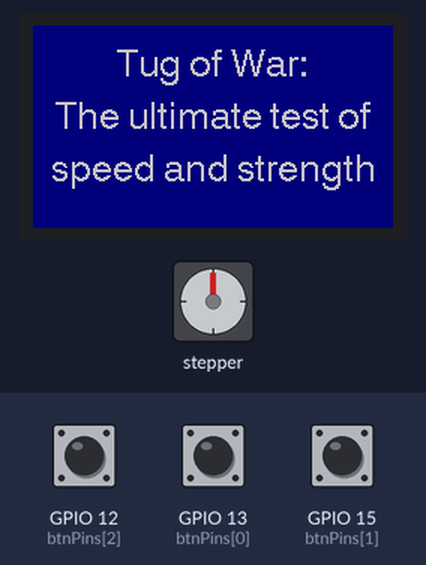
Recording of a program running on a simulated ESP32. Shown: stepper motor, 240×135 colour display. Wiring (inferred from the names in the program): stepper motor (2048 steps per turn assumed): coils GPIO 27, GPIO 26, GPIO 25, GPIO 33. Inputs (shaded band) come from the test bench; at power-on: GPIO 13 (btnPins[0]) HIGH, GPIO 15 (btnPins[1]) HIGH, GPIO 12 (btnPins[2]) HIGH. The local clock reads 2024-03-15 10:24:30 at power-on unless the program sets it; random numbers use the default seed unless the program sets one.

Above: at 0.4 s.
At 17.7 s:
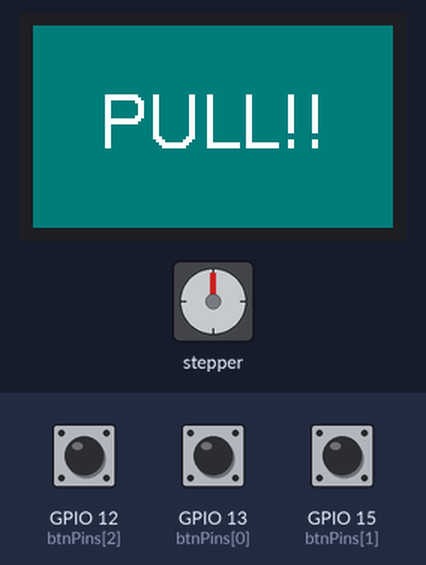
17.8 s: GPIO 13 (btnPins[0]) pulled LOW for 0.15 s
At 18.28 s:
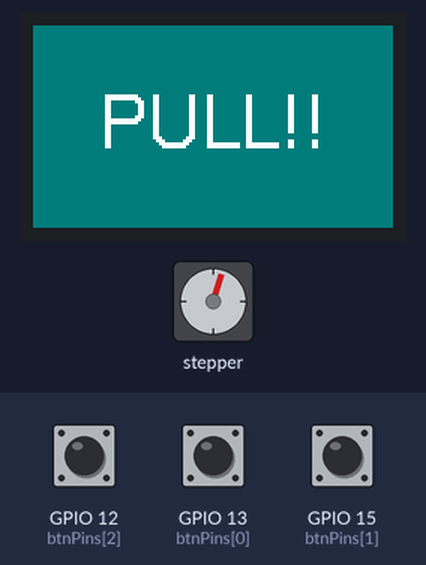
18.5 s: GPIO 15 (btnPins[1]) pulled LOW for 0.15 s
At 28.0 s:
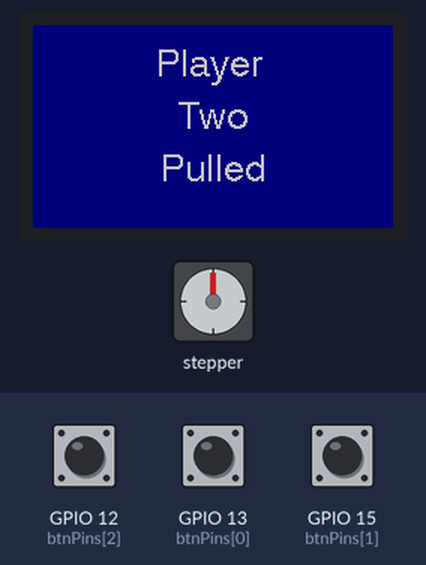
Timing chart, 0 to 29.5 s (numbered marks = the images above; inputs shaded):
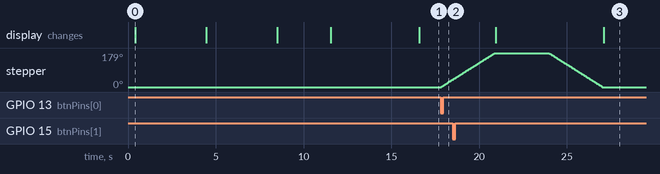

The program:

main.cpp
```cpp
// #include <Arduino.h>
#include <TFT_eSPI.h> // Graphics and font library
#include <SPI.h>

#include <cstdlib>
#include <cstdio>
#include <iostream>
#include <string>
#include <sstream>


TFT_eSPI tft = TFT_eSPI();  // Invoke library, pins defined in User_Setup.h

/* pin information */
int motorPorts[] = {27, 26, 25, 33};
int btnPins[] = {13, 15, 12}; //p1,p2, reset
/* pin information end */

/* player variables */
volatile bool btnpressed = false;
volatile bool btn1press,  btn2press, resetbtn;
bool won;
int player;
/* player variables end */

/* motor variables */
int steps; // Used to set HOME position + == CW - == CCW
// bool dirUser;

/* motor variables end*/

//declare reset function at address 0
void(* resetFunc) (void) = 0;

/* player/button functions*/

/*
 * checks whether button IS pressed and was released from previous
 * compares the time for each button to see which was pressed first
 */
void IRAM_ATTR playerOne()
{
	btn1press = true;
}

void IRAM_ATTR playerTwo()
{
	btn2press = true;
}

void IRAM_ATTR resetBtn()
{
	resetbtn = true;
}

/* motor functions */

/*
 * true = cw
 * false = ccw
 */
void moveOneStep(bool dir) {
	// Define a variable, use four low bit to indicate the state of port
	static byte out = 0x01;
	// Decide the shift direction according to the rotation direction
	if (dir) { // ring shift clock-wise
		out != 0x08 ? out = out << 1 : out = 0x01;
	}
	else { // ring shift counterclock-wise
		out != 0x01 ? out = out >> 1 : out = 0x08;
	}
	// Output singal to each port
	for (int i = 0; i < 4; i++) {
		digitalWrite(motorPorts[i], (out & (0x01 << i)) ? HIGH : LOW);
	}
}

void moveSteps(bool dir, int steps, byte ms) {
	for (unsigned long i = 0; i < steps; i++) {
		moveOneStep(dir); // Rotate a step
		delay(constrain(ms,3,20)); // Control the speed
	}
}

/* reset motor to starting location */
void resetMotor(){
	bool direction = steps>0?true:false;
	moveSteps(direction, abs(steps), 20);
}

/* display functions */
void textSetup(){
	tft.init();
	tft.setRotation(1);
	tft.resetViewport();
	tft.invertDisplay(true);
	tft.fillScreen(TFT_BLACK);
	tft.setTextColor(TFT_CYAN, TFT_BLACK);
	tft.setTextFont(4);
	tft.setCursor(4, 4);
	tft.setTextWrap(true); // Wrap on width
}

/*
 * NOTE: if you try to find size of the string here it will fail for some reason
 * TODO: add smthn to justify vertically
 */
void showmsg(const char * msg[], int size, int fsize, int col)
{
	int32_t x = 120;
	int32_t y = 15;
	tft.setTextSize(fsize);
	tft.setTextDatum(TC_DATUM);
	tft.fillScreen(col);
	tft.setTextColor(TFT_SILVER, col);

	for (int i = 0; i<size; i++){
		tft.drawString(msg[i], x, y);
		y+=35;
	}
}

void showLone(const char * msg, int col){
	int32_t x = 120;
	int32_t y = 70;
	tft.setTextSize(2);
	tft.setTextDatum(CC_DATUM);
	tft.fillScreen(col);
	tft.setTextColor(TFT_WHITE, col);

	tft.drawString(msg, x, y);
}

void startMessage(){
	const char * msg[3] ={"Tug of War:","The ultimate test of","speed and strength"};
	showmsg(msg, 3, 1, TFT_NAVY);
	delay(4000);

	const char * msg2 [3]= {
		"But strength and","speed isn't all.","Timing is key."};
	showmsg(msg2, 3, 1, TFT_NAVY);
	delay(4000);

	const char * msg3 [2]= {
		"Press your button","to pull the rope"};
	showmsg(msg3, 2, 1, TFT_NAVY);
	delay(3000);

	showLone("Get ready!", TFT_MAROON);
	delay(3000);
}

/* setup and loop*/
void setup()
{

	Serial.begin(115200);
	// set motor pins to output
	for (int i = 0; i < 4; i++)
	{
		pinMode(motorPorts[i], OUTPUT);
	}


	tft.begin();
	textSetup();
	delay(5);
	startMessage();

	srand((unsigned) time(NULL));

	delay(2000);

	// set btn pins to input w/ internal resistors
	//plyr1
	pinMode(btnPins[0], INPUT_PULLUP);
	attachInterrupt(digitalPinToInterrupt(btnPins[0]), playerOne, HIGH);

	//plyr2
	pinMode(btnPins[1], INPUT_PULLUP);
	attachInterrupt(digitalPinToInterrupt(btnPins[1]), playerTwo, HIGH);

	//resetbutton
	pinMode(btnPins[2], INPUT_PULLUP);
	attachInterrupt(digitalPinToInterrupt(btnPins[2]), resetBtn, HIGH);


	showLone("PULL!!", TFT_DARKCYAN);
}

/*TODO: need to determine rotation amounts for string

 * "The rotor (or output shaft) of the stepper motor is connected to a speed
 * reduction set of gears and the reduction ratio is 1:64."- txtbk p. 214
 * 4^3 = 64
 */


bool pull(const char * strp, int plyr, bool won){
	delay(10);
	bool direction = plyr>0?true:false;

	moveSteps(direction, 32*32, 3);
	steps += plyr*32*32;
	const char  * msg [3] = {"Player ", strp, "Pulled"};
	showmsg(msg, 3,  1, TFT_NAVY);
	delay(3000);
	noInterrupts();

	if (abs(steps) == 32*32){
		won = true;
	}
	if (won == false){
		showLone("...wait", TFT_MAROON);
		delay(rand()%10*1000);
		showLone("PULL!!", TFT_DARKCYAN);
	}
	interrupts();
	return won;
}

void loop()
{
	if (won == false){

		const char * pstr;
		if(btn1press== true){
			noInterrupts();
			btn1press =  false;
			btn2press = false;
			interrupts();
			player = 1;
			pstr = "One";
			won = pull(pstr, player, won);
		}
		if(btn2press == true){
			noInterrupts();
			btn1press =  false;
			btn2press =  false;
			interrupts();
			player = -1;
			pstr = "Two";

			won = pull(pstr, player, won);
		}


	}
	else{
		// sprintf breaks program somehow
		if (player == 1){
			const char  * winmsg [3] = {"Player", "One", "Wins!!"};
			showmsg(winmsg, 3,  1, TFT_ORANGE);
			delay(6000);

		}
		else{
			const char  * winmsg [3] = {"Player ", "Two", "Wins!!"};
			showmsg(winmsg, 3,  1, TFT_ORANGE);
			delay(6000);

		}

		/* reset button pressed */
		if (resetbtn == true){
				resetMotor();
				steps = 0;
				noInterrupts();
				resetbtn = false;
				interrupts();
				resetFunc();
		}
	}
}
```

Measured:
- after the input at 17.8 s, stepper: turns 39° clockwise in 0.65 s, starting at once
- what the display in image 0 shows lasts 4.1 s, from 0.4 s to 4.5 s
